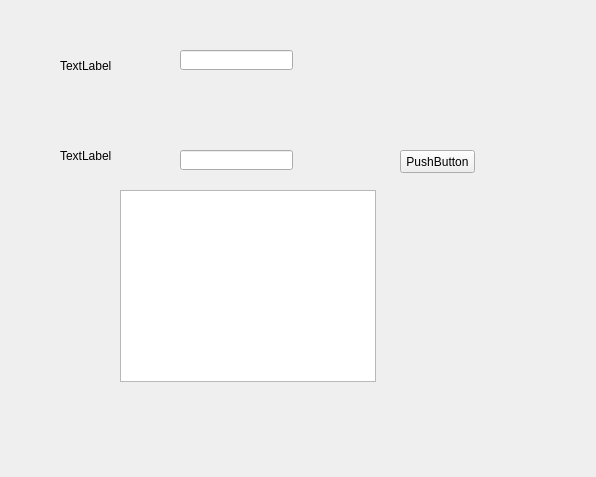
<?xml version="1.0" encoding="UTF-8"?>
<ui version="4.0">
 <class>PartitionSetting</class>
 <widget class="QWidget" name="PartitionSetting">
  <property name="geometry">
   <rect>
    <x>0</x>
    <y>0</y>
    <width>596</width>
    <height>477</height>
   </rect>
  </property>
  <property name="windowTitle">
   <string>一键换型-分区设置</string>
  </property>
  <widget class="QLabel" name="label">
   <property name="geometry">
    <rect>
     <x>60</x>
     <y>60</y>
     <width>54</width>
     <height>12</height>
    </rect>
   </property>
   <property name="text">
    <string>TextLabel</string>
   </property>
  </widget>
  <widget class="QLabel" name="label_2">
   <property name="geometry">
    <rect>
     <x>60</x>
     <y>150</y>
     <width>54</width>
     <height>12</height>
    </rect>
   </property>
   <property name="text">
    <string>TextLabel</string>
   </property>
  </widget>
  <widget class="QLineEdit" name="lineEdit">
   <property name="geometry">
    <rect>
     <x>180</x>
     <y>50</y>
     <width>113</width>
     <height>20</height>
    </rect>
   </property>
  </widget>
  <widget class="QLineEdit" name="lineEdit_2">
   <property name="geometry">
    <rect>
     <x>180</x>
     <y>150</y>
     <width>113</width>
     <height>20</height>
    </rect>
   </property>
  </widget>
  <widget class="QPushButton" name="pushButton">
   <property name="geometry">
    <rect>
     <x>400</x>
     <y>150</y>
     <width>75</width>
     <height>23</height>
    </rect>
   </property>
   <property name="text">
    <string>PushButton</string>
   </property>
  </widget>
  <widget class="QTableWidget" name="tableWidget">
   <property name="geometry">
    <rect>
     <x>120</x>
     <y>190</y>
     <width>256</width>
     <height>192</height>
    </rect>
   </property>
  </widget>
 </widget>
 <resources/>
 <connections/>
</ui>
